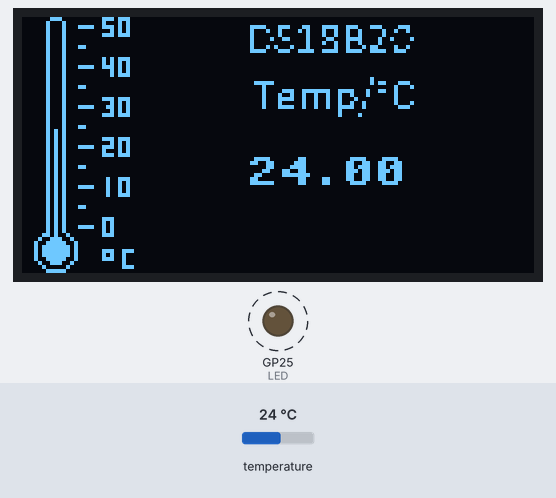
Bench run of a program on a simulated Raspberry Pi Pico running MicroPython. Parts: 128×64 one-colour display, output pins drawn as LEDs (lit = HIGH). Dashed ring = blinking. The inputs (shaded band) are chosen by the test bench; at power-on: temperature 24 °C.

Above: at 1.5 s.
1.6 s: temperature set to 12 °C
At 3.9 s:
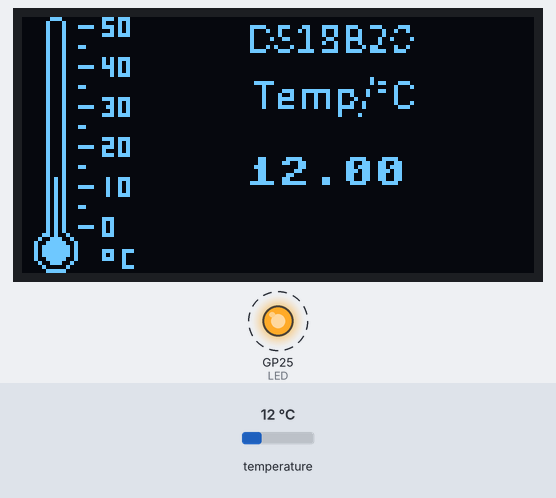
5.4 s: temperature set to 19 °C
At 7.5 s:
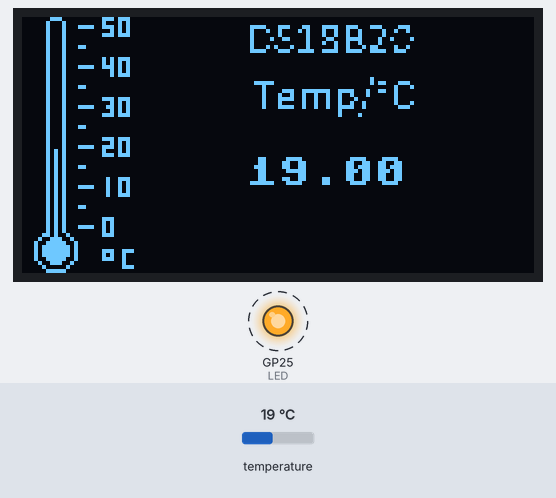
9.2 s: temperature set to 28 °C
At 11.0 s:
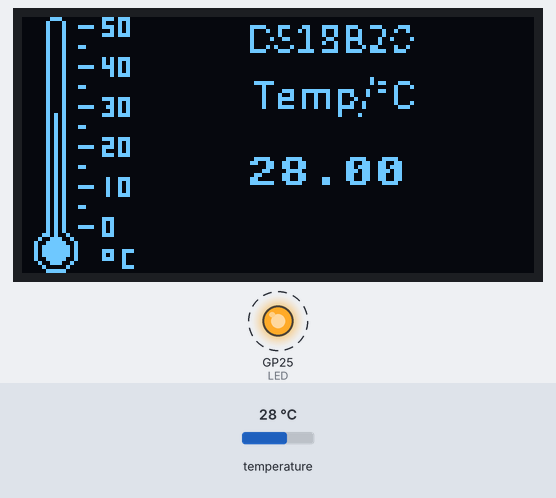
Timing chart, 0 to 18.6 s (numbered marks = the images above; inputs shaded):
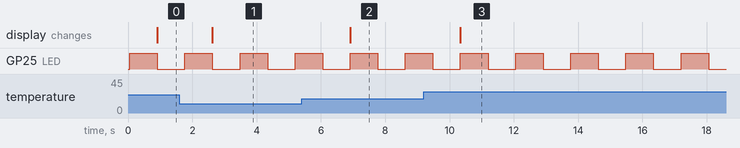

Measured:
- after the input at 1.6 s, the display: changes after 1.0 s (image 1)
- after the input at 5.4 s, the display: changes after 1.5 s (image 2)
- after the input at 9.2 s, the display: changes after 1.1 s (image 3)
- by itself, GP25 (LED): alternates HIGH for 0.86 s and LOW for 0.86 s

The program:

main.py
```python
from machine import Pin, I2C
from utime import sleep_ms
from onewire import OneWire
from ds18x20 import DS18X20
from SSD1306_I2C import OLED1306
import framebuf


LED = Pin(25, Pin.OUT)
i2c = I2C(1, sda = Pin(2), scl = Pin(3), freq = 100000)
oled = OLED1306(i2c)
ow = OneWire(Pin(14))
ds = DS18X20(ow)


ow.scan()
roms = ds.scan()


background = framebuf.FrameBuffer(bytearray(
    b'\x00\x00\x00\x00\x00\x00\xfe\x01\x01\x01\xfe\x00\x00\x00\x84\x84\x04\x04\x00\x00\x17\x15\x1d\x00\x1f\x11\x1f\x00\x00\x00\x00\x00'
    b'\x00\x00\x00\x00\x00\x00\x00\x00\x00\x00\x00\x00\x00\x00\x00\x00\x00\x00\x00\x00\x00\x00\x00\x00\x00\xfc\x04\x04\x04\x88\x20\x80'
    b'\x1c\x24\x24\x80\x00\x08\x04\xfc\x00\x00\x00\x5c\x24\x24\xdc\x00\x00\xfc\x24\x24\x78\x80\x00\x84\x84\x64\x18\x00\x20\x88\x04\x04'
    b'\x8c\x20\x00\x00\x00\x00\x00\x00\x00\x00\x00\x00\x00\x00\x00\x00\x00\x00\x00\x00\x00\x00\x00\x00\x00\x00\x00\x00\x00\x00\x00\x00'
    b'\x00\x00\x00\x00\x00\x00\xff\x00\x00\x00\xff\x00\x00\x00\x10\x10\x10\x10\x00\x00\x1c\x10\x7c\x00\x7c\x44\x7c\x00\x00\x00\x00\x00'
    b'\x00\x00\x00\x00\x00\x00\x00\x00\x00\x00\x00\x00\x00\x00\x00\x00\x00\x00\x00\x00\x00\x00\x00\x00\x00\x01\x01\x01\x01\x00\x00\x00'
    b'\x01\x01\x01\x00\x00\x01\x01\x01\x01\x00\x00\x01\x01\x01\x01\x00\x00\x01\x01\x01\x01\x00\x00\x81\x01\x01\x01\x00\x00\x01\x01\x01'
    b'\x00\x00\x00\x00\x00\x00\x00\x00\x00\x00\x00\x00\x00\x00\x00\x00\x00\x00\x00\x00\x00\x00\x00\x00\x00\x00\x00\x00\x00\x00\x00\x00'
    b'\x00\x00\x00\x00\x00\x00\xff\x00\x00\x00\xff\x00\x00\x00\x42\x42\x40\x40\x00\x00\x10\x50\xf0\x00\xf0\x10\xf0\x00\x00\x00\x00\x00'
    b'\x00\x00\x00\x00\x00\x00\x00\x00\x00\x00\x00\x00\x00\x00\x00\x00\x00\x00\x00\x00\x00\x00\x00\x00\x00\x00\x01\x01\x7f\x01\x01\x00'
    b'\x78\x54\x54\x5c\x00\x00\x7c\x04\x04\x7c\x04\x04\x7c\x00\x00\xfc\x44\x44\x6c\x10\x00\x60\x0c\x01\x00\x05\x05\x00\x00\x3e\x41\x41'
    b'\x41\x22\x00\x00\x00\x00\x00\x00\x00\x00\x00\x00\x00\x00\x00\x00\x00\x00\x00\x00\x00\x00\x00\x00\x00\x00\x00\x00\x00\x00\x00\x00'
    b'\x00\x00\x00\x00\x00\x00\xff\x00\x00\x00\xff\x00\x00\x00\x08\x08\x00\x00\x00\x00\x41\x41\xc1\x00\xc1\x41\xc1\x00\x00\x00\x00\x00'
    b'\x00\x00\x00\x00\x00\x00\x00\x00\x00\x00\x00\x00\x00\x00\x00\x00\x00\x00\x00\x00\x00\x00\x00\x00\x00\x00\x00\x00\x00\x00\x00\x00'
    b'\x00\x00\x00\x00\x00\x00\x00\x00\x00\x00\x00\x00\x00\x00\x00\x01\x00\x00\x00\x00\x01\x00\x00\x00\x00\x00\x00\x00\x00\x00\x00\x00'
    b'\x00\x00\x00\x00\x00\x00\x00\x00\x00\x00\x00\x00\x00\x00\x00\x00\x00\x00\x00\x00\x00\x00\x00\x00\x00\x00\x00\x00\x00\x00\x00\x00'
    b'\x00\x00\x00\x00\x00\x00\xff\x00\x00\x00\xff\x00\x00\x00\x21\x21\x01\x01\x00\x00\x07\x05\x05\x00\x07\x04\x07\x00\x00\x00\x00\x00'
    b'\x00\x00\x00\x00\x00\x00\x00\x00\x00\x00\x00\x00\x00\x00\x00\x00\x00\x00\x00\x00\x00\x00\x00\x00\x00\x00\x00\x00\x00\x00\x00\x00'
    b'\x00\x00\x00\x00\x00\x00\x00\x00\x00\x00\x00\x00\x00\x00\x00\x00\x00\x00\x00\x00\x00\x00\x00\x00\x00\x00\x00\x00\x00\x00\x00\x00'
    b'\x00\x00\x00\x00\x00\x00\x00\x00\x00\x00\x00\x00\x00\x00\x00\x00\x00\x00\x00\x00\x00\x00\x00\x00\x00\x00\x00\x00\x00\x00\x00\x00'
    b'\x00\x00\x00\x00\x00\x00\xff\x00\x00\x00\xff\x00\x00\x00\x84\x84\x04\x04\x00\x00\x00\x1f\x00\x00\x1f\x11\x1f\x00\x00\x00\x00\x00'
    b'\x00\x00\x00\x00\x00\x00\x00\x00\x00\x00\x00\x00\x00\x00\x00\x00\x00\x00\x00\x00\x00\x00\x00\x00\x00\x00\x00\x00\x00\x00\x00\x00'
    b'\x00\x00\x00\x00\x00\x00\x00\x00\x00\x00\x00\x00\x00\x00\x00\x00\x00\x00\x00\x00\x00\x00\x00\x00\x00\x00\x00\x00\x00\x00\x00\x00'
    b'\x00\x00\x00\x00\x00\x00\x00\x00\x00\x00\x00\x00\x00\x00\x00\x00\x00\x00\x00\x00\x00\x00\x00\x00\x00\x00\x00\x00\x00\x00\x00\x00'
    b'\x00\x00\x00\x00\x80\x40\x7f\x80\xe0\x80\x3f\x40\x80\x00\x10\x10\x10\x10\x00\x00\x7c\x44\x7c\x00\x00\x00\x00\x00\x00\x00\x00\x00'
    b'\x00\x00\x00\x00\x00\x00\x00\x00\x00\x00\x00\x00\x00\x00\x00\x00\x00\x00\x00\x00\x00\x00\x00\x00\x00\x00\x00\x00\x00\x00\x00\x00'
    b'\x00\x00\x00\x00\x00\x00\x00\x00\x00\x00\x00\x00\x00\x00\x00\x00\x00\x00\x00\x00\x00\x00\x00\x00\x00\x00\x00\x00\x00\x00\x00\x00'
    b'\x00\x00\x00\x00\x00\x00\x00\x00\x00\x00\x00\x00\x00\x00\x00\x00\x00\x00\x00\x00\x00\x00\x00\x00\x00\x00\x00\x00\x00\x00\x00\x00'
    b'\x00\x00\x00\x1f\x20\x4e\x9f\xbf\xbf\xbf\x9f\x4e\x20\x1f\x00\x00\x00\x00\x00\x00\x1c\x14\x1c\x00\x00\x7c\x44\x44\x00\x00\x00\x00'
    b'\x00\x00\x00\x00\x00\x00\x00\x00\x00\x00\x00\x00\x00\x00\x00\x00\x00\x00\x00\x00\x00\x00\x00\x00\x00\x00\x00\x00\x00\x00\x00\x00'
    b'\x00\x00\x00\x00\x00\x00\x00\x00\x00\x00\x00\x00\x00\x00\x00\x00\x00\x00\x00\x00\x00\x00\x00\x00\x00\x00\x00\x00\x00\x00\x00\x00'
    b'\x00\x00\x00\x00\x00\x00\x00\x00\x00\x00\x00\x00\x00\x00\x00\x00\x00\x00\x00\x00\x00\x00\x00\x00\x00\x00\x00\x00\x00\x00\x00\x00'),
    128, 64, framebuf.MONO_VLSB)


def map_value(v, x_min, x_max, y_min, y_max):
    return int(y_min + (((y_max - y_min)/(x_max - x_min)) * (v - x_min)))


while True:
    ds.convert_temp()
    LED.toggle()
    sleep_ms(750)
    t = ds.read_temp(roms[0])

    bar = map_value(t, 0, 50,  52, 2)

    oled.blit(background, 0, 0)
    oled.line(8, 52, 8, bar, oled.WHITE)
    oled.text(str("%2.2f" % t), 56, 35, oled.WHITE)

    oled.show()
```

SSD1306_I2C.py
```python
from micropython import const
from machine import Pin, SPI
from utime import sleep_ms
import framebuf


disp_width                                   = const(128)
disp_height                                  = const(64)
disp_pages                                   = const((disp_height >> 3))

# Constants
SSD1306_SET_CONTRAST                         = const(0x81)
SSD1306_DISPLAY_ALL_ON_RESUME                = const(0xA4)
SSD1306_DISPLAY_ALL_ON                       = const(0xA5)
SSD1306_NORMAL_DISPLAY                       = const(0xA6)
SSD1306_INVERT_DISPLAY                       = const(0xA7)
SSD1306_DISPLAY_OFF                          = const(0xAE)
SSD1306_DISPLAY_ON                           = const(0xAF)
SSD1306_SET_DISPLAY_OFFSET                   = const(0xD3)
SSD1306_SET_COM_PINS                         = const(0xDA)
SSD1306_SET_VCOM_DETECT                      = const(0xDB)
SSD1306_SET_DISPLAY_CLOCK_DIV                = const(0xD5)
SSD1306_SET_PRECHARGE                        = const(0xD9)
SSD1306_SET_MULTIPLEX                        = const(0xA8)
SSD1306_SET_LOW_COLUMN                       = const(0x00)
SSD1306_SET_HIGH_COLUMN                      = const(0x10)
SSD1306_SET_START_LINE                       = const(0x40)
SSD1306_MEMORY_MODE                          = const(0x20)
SSD1306_COLUMN_ADDR                          = const(0x21)
SSD1306_PAGE_ADDR                            = const(0x22)
SSD1306_COM_SCAN_INC                         = const(0xC0)
SSD1306_COM_SCAN_DEC                         = const(0xC8)
SSD1306_SEG_REMAP                            = const(0xA0)
SSD1306_CHARGE_PUMP                          = const(0x8D)
SSD1306_EXTERNAL_VCC                         = const(0x01)
SSD1306_SWITCH_CAP_VCC                       = const(0x02)

# Scrolling constants
SSD1306_ACTIVATE_SCROLL                      = const(0x2F)
SSD1306_DEACTIVATE_SCROLL                    = const(0x2E)
SSD1306_SET_VERTICAL_SCROLL_AREA             = const(0xA3)
SSD1306_RIGHT_HORIZONTAL_SCROLL              = const(0x26)
SSD1306_LEFT_HORIZONTAL_SCROLL               = const(0x27)
SSD1306_VERTICAL_AND_RIGHT_HORIZONTAL_SCROLL = const(0x29)
SSD1306_VERTICAL_AND_LEFT_HORIZONTAL_SCROLL  = const(0x2A)


class OLED1306(framebuf.FrameBuffer):

    def __init__(self, _i2c, _i2c_addr = 0x3C):
        self.width = disp_width
        self.height = disp_height
        self._pages = disp_pages

        self.WHITE = 1
        self.BLACK = 0

        self.i2c = _i2c
        self.i2c_addr = _i2c_addr

        self.temp = bytearray(2)
        self.write_list = [b"\x40", None]

        self.buffer = bytearray(self._pages * self.width)
        super().__init__(self.buffer, self.width, self.height, framebuf.MONO_VLSB)
        self.init_display()


    def write_command(self, cmd):
        self.temp[0] = 0x80
        self.temp[1] = cmd
        self.i2c.writeto(self.i2c_addr, self.temp)


    def write_data(self, value):
        self.write_list[1] = value
        self.i2c.writevto(self.i2c_addr, self.write_list)


    def init_display(self):
        self.write_command(SSD1306_DISPLAY_OFF)
        self.write_command(SSD1306_SET_DISPLAY_CLOCK_DIV)
        self.write_command(0x80)

        self.write_command(SSD1306_SET_MULTIPLEX)
        self.write_command((self.height - 1))

        self.write_command(SSD1306_SET_DISPLAY_OFFSET)
        self.write_command(0x00)

        self.write_command((SSD1306_SET_START_LINE | 0x00))

        self.write_command(SSD1306_CHARGE_PUMP)
        self.write_command(0x14)  # 0x10  # 0x14

        self.write_command(SSD1306_MEMORY_MODE)
        self.write_command(0x00)

        self.write_command((SSD1306_SEG_REMAP | 0x01))
        self.write_command(SSD1306_COM_SCAN_DEC)
        self.write_command(SSD1306_SET_COM_PINS)
        self.write_command(0x12)

        self.write_command(SSD1306_SET_CONTRAST)
        self.write_command(0xCF) # 0x9F # 0xCF

        self.write_command(SSD1306_SET_PRECHARGE)
        self.write_command(0xF1) # 0x22 # 0xF1

        self.write_command(SSD1306_SET_VCOM_DETECT)
        self.write_command(0x40)

        self.write_command(SSD1306_DISPLAY_ALL_ON_RESUME)
        self.write_command(SSD1306_NORMAL_DISPLAY)
        self.write_command(SSD1306_DISPLAY_ON)


    def show(self):
        x0 = 0
        x1 = (self.width - 1)
        if (self.width == 64):
            # displays with width of 64 pixels are shifted by 32
            x0 += 32
            x1 += 32

        self.write_command(SSD1306_COLUMN_ADDR)
        self.write_command(x0)
        self.write_command(x1)
        self.write_command(SSD1306_PAGE_ADDR)
        self.write_command(0x00)
        self.write_command((self._pages - 1))
        self.write_data(self.buffer)
```
